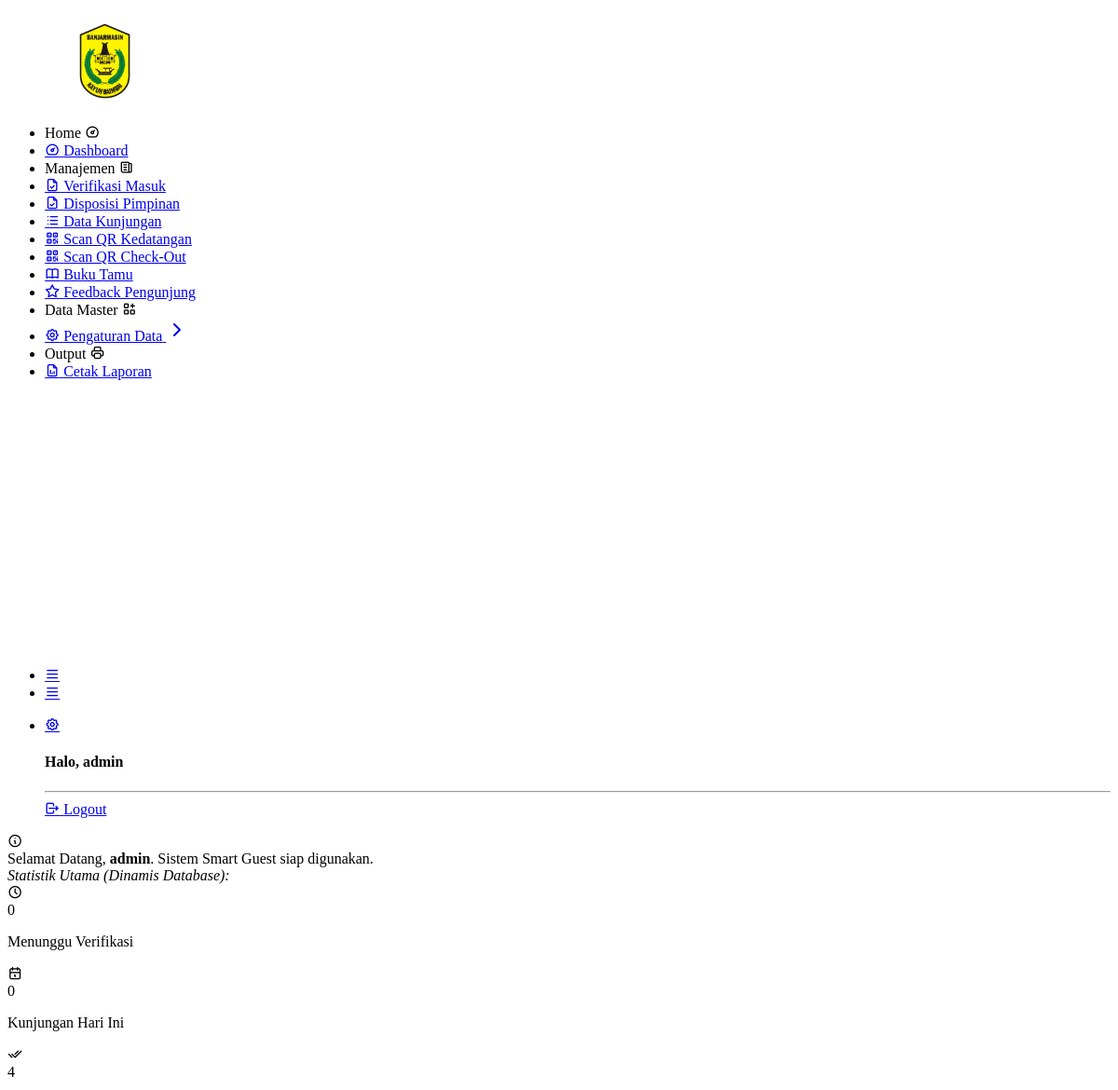
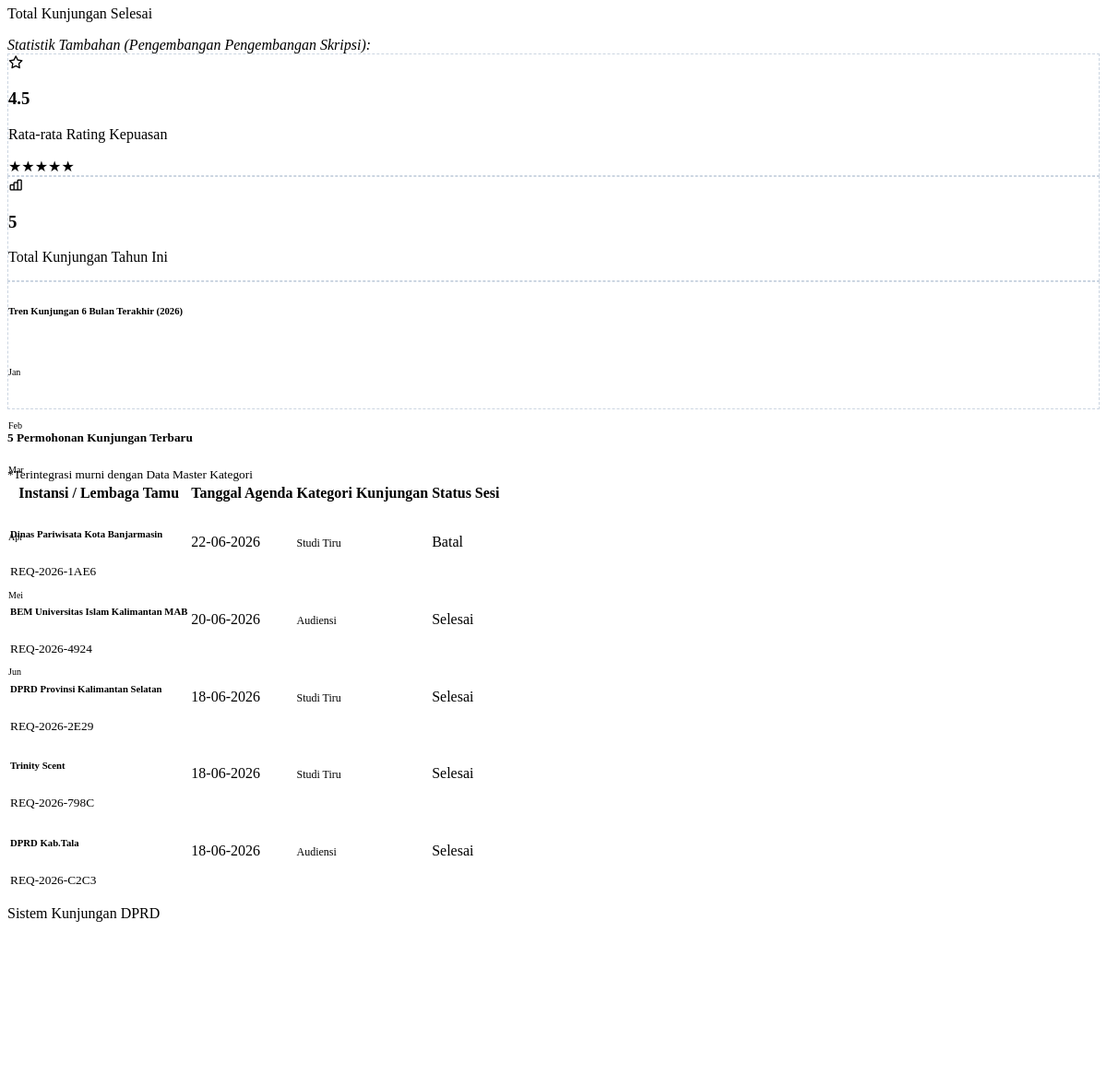
Screenshot of /admin/dashboard.php (signed in) with the database file from the repository (2 pictures, top to bottom).
### tables this page shows
CREATE TABLE `kunjungan` (
  `id_kunjungan` int NOT NULL,
  `kode_booking` varchar(20) DEFAULT NULL,
  `email_pemohon` varchar(100) DEFAULT NULL,
  `no_hp_pemohon` varchar(20) DEFAULT NULL,
  `no_register` varchar(50) DEFAULT NULL,
  `jenis_pendaftaran` enum('online','walk-in') DEFAULT 'online',
  `id_kategori` int DEFAULT NULL,
  `tgl_surat_permohonan` date DEFAULT NULL,
  `tgl_kunjungan` date DEFAULT NULL,
  `waktu_kunjungan` time DEFAULT NULL,
  `nama_instansi_tamu` varchar(150) DEFAULT NULL,
  `alamat_instansi` text,
  `jumlah_peserta_rencana` int DEFAULT NULL,
  `materi_kunjungan` text,
  `file_surat_permohonan` varchar(255) DEFAULT NULL,
  `no_skk` varchar(100) DEFAULT NULL,
  `tgl_skk` date DEFAULT NULL,
  `instansi_pengirim_skk` varchar(150) DEFAULT NULL,
  `perihal_skk` varchar(255) DEFAULT NULL,
  `file_skk` varchar(255) DEFAULT NULL,
  `id_pj` int DEFAULT NULL,
  `id_ruangan` int DEFAULT NULL,
  `id_admin_verif` int DEFAULT NULL,
  `status_kegiatan` enum('pending','dijadwalkan','sedang berkunjung','selesai','batal') DEFAULT 'pending',
  `alasan_pembatalan` text,
  `tgl_pembatalan` datetime DEFAULT NULL,
  `qr_code_data` varchar(500) DEFAULT NULL,
  `qr_code_path` varchar(255) DEFAULT NULL,
  `status_kehadiran` enum('belum','hadir','selesai') DEFAULT 'belum',
  `waktu_scan` timestamp NULL DEFAULT NULL,
  `batas_waktu_kunjungan` datetime DEFAULT NULL,
  `waktu_checkout` timestamp NULL DEFAULT NULL,
  `created_at` timestamp NOT NULL DEFAULT CURRENT_TIMESTAMP
);

### admin/dashboard.php (the view, shortened to what this page needs)
<?php
include 'template/header.php';
include 'template/sidebar.php';
$tgl_ini = date('Y-m-d');
$tahun_ini = date('Y');
$jml_pending = 0;
$jml_today = 0;
$jml_selesai = 0;
$jml_tahun_ini = 0;
$avg_rating = 4.5;
if (isset($koneksi)) {
    $q_pending = mysqli_query($koneksi, "SELECT COUNT(*) as total FROM kunjungan WHERE LOWER(status_kegiatan)='pending'");
    if ($q_pending) {
        $res_pending = mysqli_fetch_assoc($q_pending);
        $jml_pending = $res_pending['total'];
    }
    $q_today = mysqli_query($koneksi, "SELECT COUNT(*) as total FROM kunjungan WHERE tgl_kunjungan='$tgl_ini'");
    if ($q_today) {
        $res_today = mysqli_fetch_assoc($q_today);
        $jml_today = $res_today['total'];
    }
    $q_selesai = mysqli_query($koneksi, "SELECT COUNT(*) as total FROM kunjungan WHERE LOWER(status_kegiatan)='selesai'");
    if ($q_selesai) {
        $res_selesai = mysqli_fetch_assoc($q_selesai);
        $jml_selesai = $res_selesai['total'];
    }
    $q_year = mysqli_query($koneksi, "SELECT COUNT(*) as total FROM kunjungan WHERE YEAR(tgl_kunjungan)='$tahun_ini'");
    if ($q_year) {
        $res_year = mysqli_fetch_assoc($q_year);
        $jml_tahun_ini = $res_year['total'];
    }
}
$bulan_tren = ['Jan', 'Feb', 'Mar', 'Apr', 'Mei', 'Jun'];
$tinggi_grafik = [25, 40, 30, 55, 45, 65];
?>
<div class="row mb-3">
    <div class="col-12">
        <div class="alert alert-primary d-flex align-items-center" role="alert">
            <i class="ti ti-info-circle me-2 f-20"></i>
            <div>
                Selamat Datang, <strong><?= htmlspecialchars($_SESSION['nama'] ?? 'Super Admin'); ?></strong>. Sistem Smart Guest siap digunakan.
            </div>
        </div>
    </div>
</div>
<div class="text-muted small mb-2"><em>Statistik Utama (Dinamis Database):</em></div>
<div class="row mb-3">
    <div class="col-xl-4 col-md-6 mb-3">
        <div class="card bg-light-warning dashnum-card overflow-hidden h-100">
            <div class="card-body">
                <div class="avtar avtar-lg bg-warning text-white"><i class="ti ti-clock"></i></div>
                <span class="text-dark d-block f-34 f-w-500 my-2"><?= $jml_pending; ?></span>
                <p class="mb-0 opacity-75 text-dark">Menunggu Verifikasi</p>
            </div>
        </div>
    </div>
    <div class="col-xl-4 col-md-6 mb-3">
        <div class="card bg-light-primary dashnum-card overflow-hidden h-100">
            <div class="card-body">
                <div class="avtar avtar-lg bg-primary text-white"><i class="ti ti-calendar"></i></div>
                <span class="text-dark d-block f-34 f-w-500 my-2"><?= $jml_today; ?></span>
                <p class="mb-0 opacity-75 text-dark">Kunjungan Hari Ini</p>
            </div>
        </div>
    </div>
    <div class="col-xl-4 col-md-12 mb-3">
        <div class="card bg-light-success dashnum-card overflow-hidden h-100">
            <div class="card-body">
                <div class="avtar avtar-lg bg-success text-white"><i class="ti ti-checks"></i></div>
                <span class="text-dark d-block f-34 f-w-500 my-2"><?= $jml_selesai; ?></span>
                <p class="mb-0 opacity-75 text-dark">Total Kunjungan Selesai</p>
            </div>
        </div>
    </div>
</div>
<div class="text-muted small mb-2"><em>Statistik Tambahan (Pengembangan Pengembangan Skripsi):</em></div>
<div class="row mb-4">
    <div class="col-xl-3 col-md-6 mb-3">
        <div class="card border border-dashed h-100">
            <div class="card-body text-center py-4">
                <div class="text-warning f-24 mb-1"><i class="ti ti-star"></i></div>
                <h3 class="f-w-600 my-1"><?= $avg_rating; ?></h3>
                <p class="text-muted small mb-2">Rata-rata Rating Kepuasan</p>
                <div class="text-warning">
                    <?php
                    $stars = round($avg_rating);
                    for($i = 1; $i <= 5; $i++) echo $i <= $stars ? '&#9733;' : '&#9734;';
                    ?>
                </div>
            </div>
        </div>
    </div>
    <div class="col-xl-3 col-md-6 mb-3">
        <div class="card border border-dashed h-100">
            <div class="card-body text-center py-4">
                <div class="text-info f-24 mb-1"><i class="ti ti-chart-bar"></i></div>
                <h3 class="f-w-600 my-1"><?= $jml_tahun_ini; ?></h3>
                <p class="text-muted small mb-0">Total Kunjungan Tahun Ini</p>
            </div>
        </div>
    </div>
    <div class="col-xl-6 col-md-12 mb-3">
        <div class="card border border-dashed h-100">
            <div class="card-body">
                <h6 class="mb-3 f-w-600">Tren Kunjungan 6 Bulan Terakhir (<?= $tahun_ini; ?>)</h6>
                <div class="d-flex justify-content-between align-items-end px-2 pt-2" style="height: 75px;">
                    <?php foreach($bulan_tren as $index => $bln): ?>
                        <div class="text-center flex-grow-1 mx-1">
                            <div class="bg-primary rounded-top mx-auto" style="width: 24px; height: <?= $tinggi_grafik[$index]; ?>px; opacity: 0.85;"></div>
                            <small class="text-muted d-block mt-1" style="font-size: 10px; font-weight: 500;"><?= $bln; ?></small>
                        </div>
                    <?php endforeach; ?>
                </div>
            </div>
        </div>
    </div>
</div>
<div class="row">
    <div class="col-xl-12 col-md-12">
        <div class="card">
            <div class="card-header d-flex justify-content-between align-items-center">
                <h5 class="mb-0">5 Permohonan Kunjungan Terbaru</h5>
                <small class="text-muted font-italic">*Terintegrasi murni dengan Data Master Kategori</small>
            </div>
            <div class="card-body p-0">
                <div class="table-responsive">
                    <table class="table table-hover mb-0 align-middle">
                        <thead class="table-light">
                            <tr>
                                <th>Instansi / Lembaga Tamu</th>
                                <th>Tanggal Agenda</th>
                                <th>Kategori Kunjungan</th>
                                <th class="text-center">Status Sesi</th>
                            </tr>
                        </thead>
                        <tbody>
                            <?php
                            if (isset($koneksi)) {
                                $q_terbaru = mysqli_query($koneksi, "
                                    SELECT k.*, IFNULL(kat.nama_kategori, 'Audiensi') as nama_kategori_real
                                    FROM kunjungan k
                                    LEFT JOIN kategori_kunjungan kat ON k.id_kategori = kat.id_kategori
                                    ORDER BY k.id_kunjungan DESC
                                    LIMIT 5
                                ");
                                if ($q_terbaru && mysqli_num_rows($q_terbaru) > 0) {
                                    while($d = mysqli_fetch_array($q_terbaru)){
                                        $instansi  = $d['nama_instansi_tamu'] ?? 'Nama Instansi';
                                        $booking   = $d['kode_booking'] ?? '-';
                                        $tgl       = isset($d['tgl_kunjungan']) ? date('d-m-Y', strtotime($d['tgl_kunjungan'])) : date('d-m-Y');
                                        $kategori  = $d['nama_kategori_real'];
                                        $status    = strtolower($d['status_kegiatan'] ?? 'pending');
                            ?>
                            <tr>
                                <td>
                                    <h6 class="mb-0"><?= htmlspecialchars($instansi); ?></h6>
                                    <small class="text-muted font-monospace text-primary fw-bold"><?= htmlspecialchars($booking); ?></small>
                                </td>
                                <td><?= $tgl; ?></td>
                                <td><span class="badge bg-light-secondary text-dark border" style="font-size: 12px;"><?= htmlspecialchars($kategori); ?></span></td>
                                <td class="text-center">
                                    <?php
                                    if($status == 'pending') echo '<span class="badge bg-warning">Pending</span>';
                                    elseif($status == 'dijadwalkan') echo '<span class="badge bg-primary">Dijadwalkan</span>';
                                    elseif($status == 'selesai') echo '<span class="badge bg-success">Selesai</span>';
                                    else echo '<span class="badge bg-danger">Batal</span>';
                                    ?>
                                </td>
                            </tr>
                            <?php
                                    }
                                }
                            }
                            ?>
                        </tbody>
                    </table>
                </div>
            </div>
        </div>
    </div>
</div>
<?php include 'template/footer.php'; ?>

### admin/dashboard.php (style rules this page uses)
.border-dashed { border-style: dashed !important; border-width: 1px !important; border-color: #cbd5e1 !important; }

### rows the page displays
kunjungan: nama_instansi_tamu "Dinas Pariwisata Kota Banjarmasin", kode_booking "REQ-2026-1AE6", tgl_kunjungan "22-06-2026", kategori "Studi Tiru", shows "Batal"
kunjungan: nama_instansi_tamu "BEM Universitas Islam Kalimantan MAB", kode_booking "REQ-2026-4924", tgl_kunjungan "20-06-2026", kategori "Audiensi", status_kegiatan "Selesai"
kunjungan: nama_instansi_tamu "DPRD Provinsi Kalimantan Selatan", kode_booking "REQ-2026-2E29", tgl_kunjungan "18-06-2026", kategori "Studi Tiru", status_kegiatan "Selesai"
kunjungan: nama_instansi_tamu "Trinity Scent", kode_booking "REQ-2026-798C", tgl_kunjungan "18-06-2026", kategori "Studi Tiru", status_kegiatan "Selesai"
kunjungan: nama_instansi_tamu "DPRD Kab.Tala", kode_booking "REQ-2026-C2C3", tgl_kunjungan "18-06-2026", kategori "Audiensi", status_kegiatan "Selesai"

### other values shown
$_SESSION['nama'] "admin"
$jml_pending "0"
$jml_today "0"
$jml_selesai "4"
$avg_rating "4.5"
$jml_tahun_ini "5"
$bln "Jan"
$bln "Feb"
$bln "Mar"
$bln "Apr"
$bln "Mei"
$bln "Jun"
